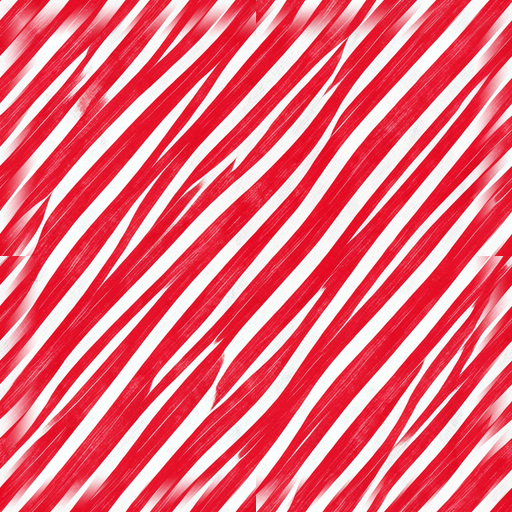
#> input picture Assets/Build/gift_paper_candy.png, 512 x 512 px
$ python -i make_expansion_textures.py   (imports and definitions only)
#> lines starting #> are read from the running program, lines starting #| are printed output that depends on the picture; after the words box and inside, x2 and y2 are one past the last pixel; in counts of white or black regions, pixels touching at a corner belong together
"""Builds the textures for the mirror room / spectral parcels and the gift wrapping room.

    python3 -I Tools/make_expansion_textures.py

Inputs: Art/Textures/spectral_raw/spectral_5.png (FLUX.2 [klein] edit of the otherworldly sticker) and
Art/Textures/gift_raw/<id>.png (FLUX.2 [klein] wrapping paper patterns, Tools/gen_gift_papers.sh).
Outputs go to Assets/Build:
  sticker_spectral.png   the spectral sticker, cut out of its white background
  scan_spectral.png      scanner glyph (3x3 repeat, yellow on black like the game's glyph atlas)
  gift_paper_<id>.png    the wrapping papers, made to tile (512x512)
  gift_logo.png          a wrapped present (unlock card, corridor plaque)
  gift_tag.png           the sender's gift tag card (RGBA)
  gift_sign.png          the gift room's wall sign
  gift_poster.png        how-to-wrap poster
  gift_plaque.png        the corridor plaque by the gift room's door
  scan_gift.png          scanner glyph for gifts
"""
import math
import os
import random
import sys
from collections import deque

import numpy as np
from PIL import Image, ImageDraw, ImageFilter, ImageFont

ROOT = os.path.abspath(os.path.join(os.path.dirname(__file__), '..'))
OUT = os.path.join(ROOT, 'Assets', 'Build')
RAW = os.path.join(ROOT, 'Art', 'Textures')
ROUNDED = '/System/Library/Fonts/Supplemental/Arial Rounded Bold.ttf'

TEAL = (58, 150, 160)
ORANGE = (240, 150, 60)
INK = (52, 46, 60)
CREAM = (247, 240, 226)
KRAFT = (196, 160, 116)


def font(size):
    return ImageFont.truetype(ROUNDED, size)


def cutout(src, out, size=512):
    """White-background sticker to RGBA: flood-fill the outside white, soften the edge, crop, pad."""
#> called with src = '../Assets/Build/gift_paper_candy.png', out = 'out.png', size = 512
    o = np.asarray(Image.open(src).convert('RGB')).astype(int)
    h, w, _ = o.shape
#> h = 512; w = 512
    white = (o.min(axis=2) > 232) & (o.max(axis=2) - o.min(axis=2) < 16)
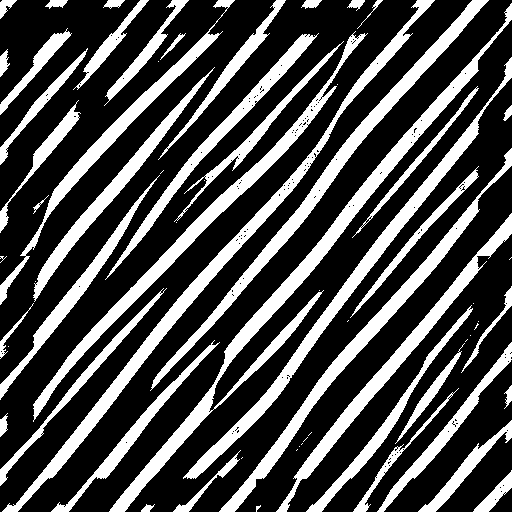
#> white: shape (512, 512) bool; 30.1% white; 67 white regions (23 under 20 px), largest, box (x1, y1, x2, y2) and area: (109, 3, 512, 512) 8634, (2, 0, 435, 512) 7081, (183, 57, 512, 479) 5819
    bg = np.zeros((h, w), bool)
    q = deque()
    for x in range(w):
        for y in (0, h - 1):
            if white[y, x] and not bg[y, x]:
                bg[y, x] = True
                q.append((y, x))
#> bg: shape (512, 512) bool; 0.13% white in thin lines or dots
    for y in range(h):
        for x in (0, w - 1):
            if white[y, x] and not bg[y, x]:
                bg[y, x] = True
                q.append((y, x))
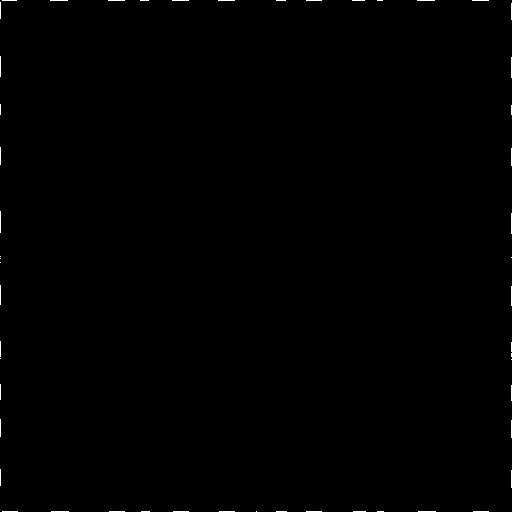
#> bg: shape (512, 512) bool; 0.27% white in thin lines or dots
    while q:
        y, x = q.popleft()
        for dy, dx in ((1, 0), (-1, 0), (0, 1), (0, -1)):
            ny, nx = y + dy, x + dx
            if 0 <= ny < h and 0 <= nx < w and white[ny, nx] and not bg[ny, nx]:
                bg[ny, nx] = True
                q.append((ny, nx))
#> bg: shape (512, 512) bool; 22.1% white; 40 white regions (4 under 20 px), largest, box (x1, y1, x2, y2) and area: (109, 3, 512, 512) 7602, (2, 0, 435, 512) 7076, (183, 57, 512, 479) 5818
    alpha = Image.fromarray(((~bg) * 255).astype(np.uint8)).filter(ImageFilter.MinFilter(3)).filter(ImageFilter.GaussianBlur(1.0))
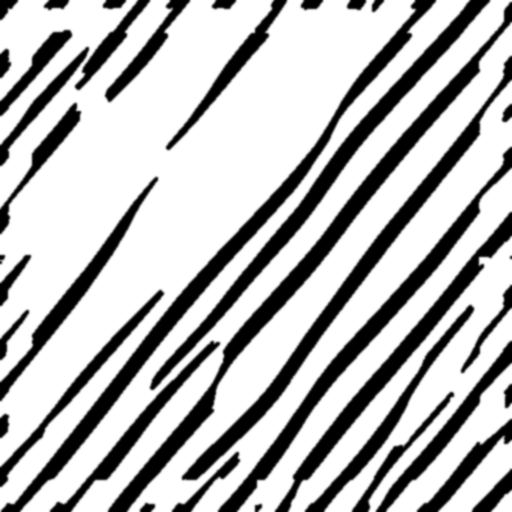
#> alpha: PIL image 512x512 L; min 0, max 255, mean 181.6
    img = Image.fromarray(np.dstack([o.astype(np.uint8), np.asarray(alpha)]), 'RGBA')
    img = img.crop(img.getbbox())
    s = max(img.size)
#> s = 512
    pad = int(s * 0.04)
#> pad = 20
    canvas = Image.new('RGBA', (s + 2 * pad, s + 2 * pad), (255, 255, 255, 0))
    canvas.paste(img, ((s + 2 * pad - img.size[0]) // 2, (s + 2 * pad - img.size[1]) // 2), img)
    canvas = canvas.resize((size, size), Image.LANCZOS)
#> canvas: PIL image 512x512 RGBA
    # bleed colour into the transparent pixels so mipmaps don't get dark fringes
    arr = np.asarray(canvas).astype(float)
    a = arr[..., 3:4] / 255
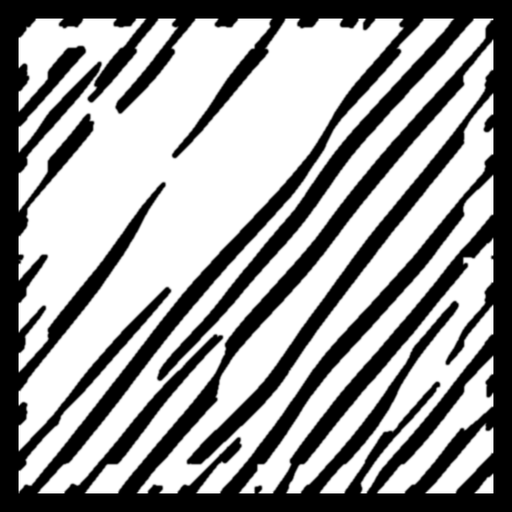
#> a: shape (512, 512, 1) float64; min 0, max 1, mean 0.59
    rgb = arr[..., :3]
    blur = np.asarray(Image.fromarray(np.uint8(rgb * a)).filter(ImageFilter.GaussianBlur(6))).astype(float)
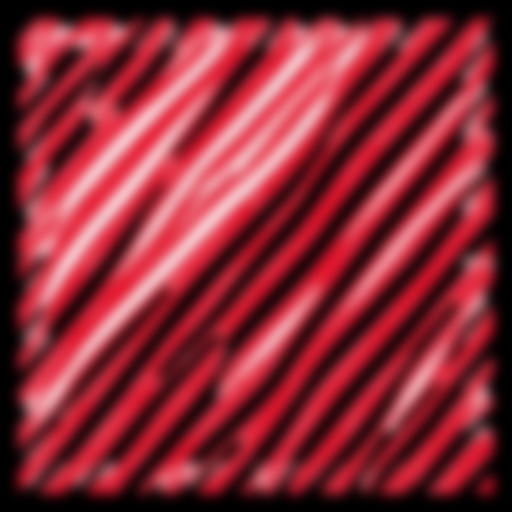
#> blur: shape (512, 512, 3) float64; mean R, G, B 137.5, 42.9, 53.8
    wsum = np.asarray(Image.fromarray(np.uint8(a[..., 0] * 255)).filter(ImageFilter.GaussianBlur(6))).astype(float)[..., None] / 255
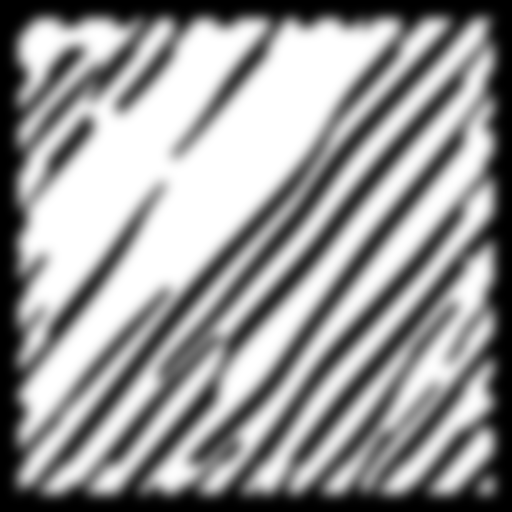
#> wsum: shape (512, 512, 1) float64; min 0, max 1, mean 0.59
    fill = np.where(wsum > 0.01, blur / np.maximum(wsum, 1e-3), 235)
    rgb = np.where(a > 0.02, rgb, fill)
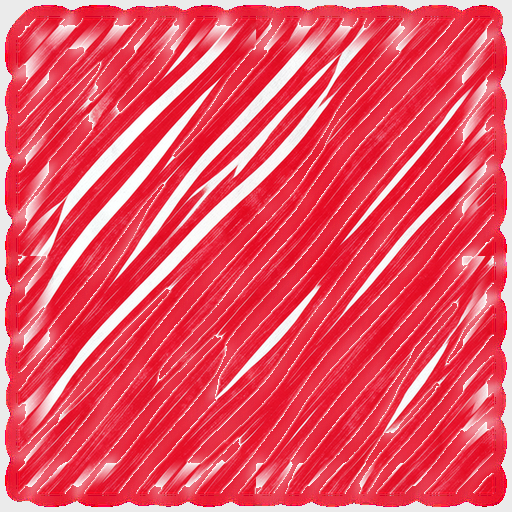
#> rgb: shape (512, 512, 3) float64; mean R, G, B 233.8, 80.3, 98
    Image.fromarray(np.uint8(np.dstack([rgb, arr[..., 3]])), 'RGBA').save(out)


# [33 lines left out: functions ghost_glyph, star, scan_glyph, not called in this run]


PAPERS = ['stars', 'candy', 'dots', 'flowers', 'fish', 'plaid', 'paws', 'gold']
RIBBON = (205, 62, 72)
GOLD = (222, 176, 70)


# [76 lines left out: functions period, tileable, present, gift_logo, scan_gift, not called in this run]


# ---------------------------------------------------------------- the gift room's wall art
# Drawn to match the game's "How to weigh a parcel" board (t_WorldsAndStampsMaps_BC): a pale frame, a cream title
# strip lettered in the game's own font (Grandstander), soft brushed colour bands, and flat icons made like
# stickers (a cream rim and a soft drop shadow).
GRAND = os.path.join(ROOT, 'Art', 'Fonts', 'Grandstander-clean.ttf')
P_INK = (74, 66, 68)
P_CREAM = (232, 221, 199)
P_FRAME = (226, 222, 214)
P_OLIVE = (162, 166, 96)
P_ORANGE = (238, 182, 96)
P_TEAL = (120, 168, 168)
P_PURPLE = (142, 120, 152)
P_PINK = (214, 136, 150)
P_SLATE = (138, 144, 170)
P_RIM = (236, 230, 218)
P_RED = (198, 72, 78)


def gfont(size):
    return ImageFont.truetype(GRAND, size)


def letter(d, xy, text, size, fill=P_INK, anchor='mm'):
    """Grandstander thickened a little, as the game sets its board titles."""
    d.text(xy, text, font=gfont(size), fill=fill, anchor=anchor, stroke_width=max(1, size // 30), stroke_fill=fill)


# [28 lines left out: functions brushed, sticker, not called in this run]


def icon_layer(size):
    return Image.new('RGBA', (size, size), (0, 0, 0, 0))


# [78 lines left out: functions draw_present, icon_present, icon_tag, icon_rolls, icon_spools, board, not called in this run]


def band(img, box, col, seed):
    x0, y0, x1, y1 = [int(v) for v in box]
    img.paste(brushed(x1 - x0, y1 - y0, col, seed, 1.7), (x0, y0))


# [99 lines left out: functions gift_tag, gift_sign, _placed, gift_poster, gift_plaque, main, not called in this run]


# [2 lines not run here, left out]

>>> result = cutout('../Assets/Build/gift_paper_candy.png', 'out.png')
